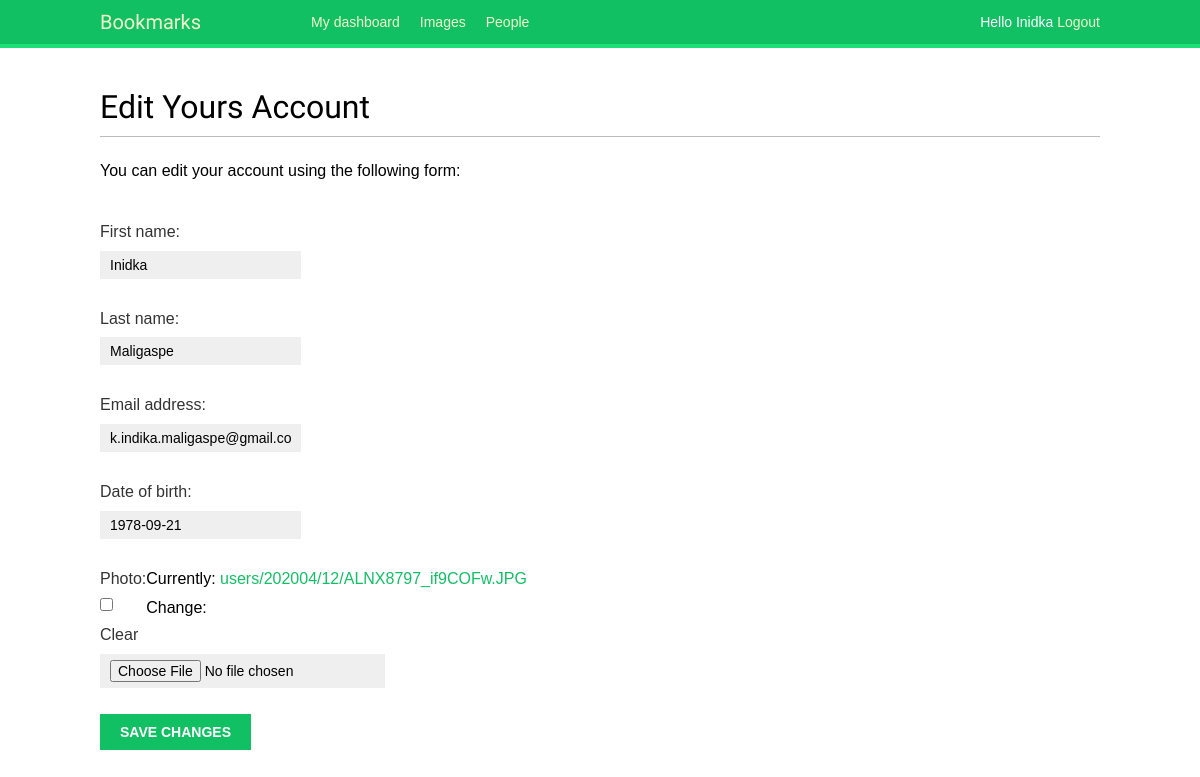
Before: /account/edit/ (signed in) with the older database file.
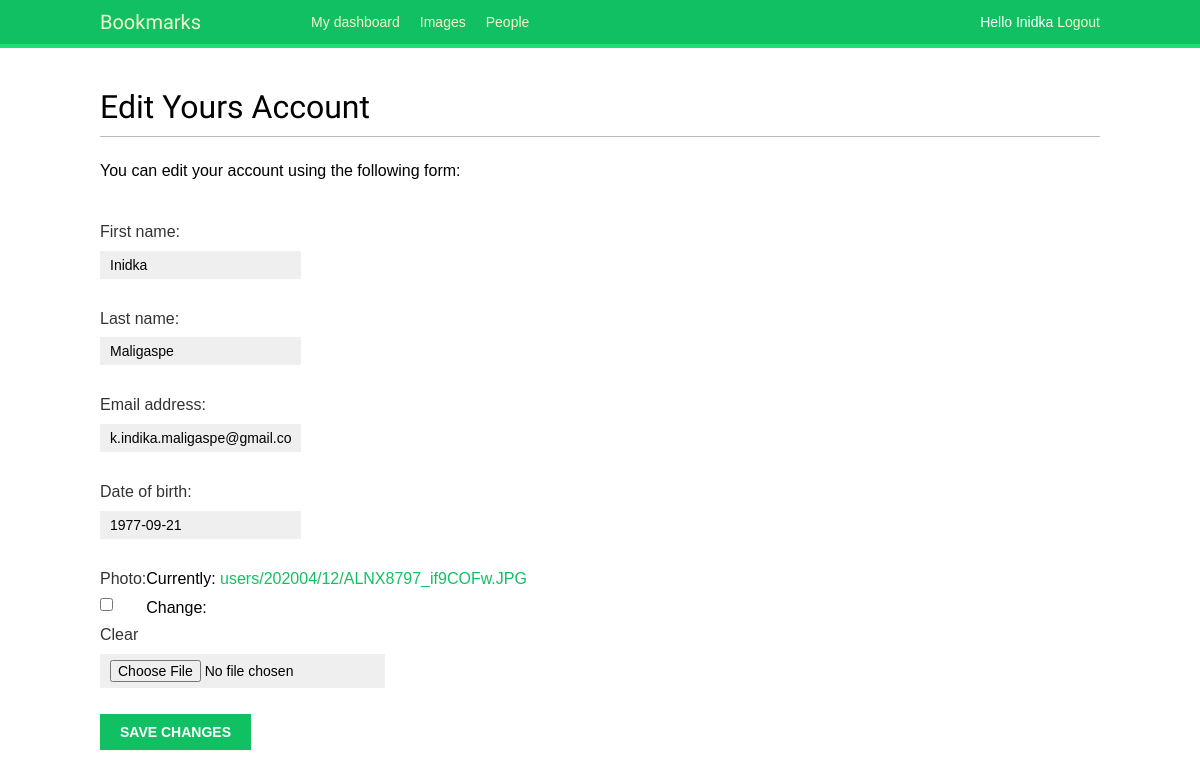
After: the same page with the newer database file.
### account/models.py (models this page shows, shortened)
class Profile(models.Model):
    user = models.OneToOneField(settings.AUTH_USER_MODEL, on_delete=models.CASCADE)
    date_of_birth = models.DateField(blank=True, null = True)
    photo = models.ImageField(upload_to='users/%Y%m/%d/', blank=True)

### account/views.py (the view)
# urls.py: path('edit/',views.edit, name='edit'),
@login_required
def edit(request):
    if request.method == 'POST':
        user_form = UserEditForm(instance = request.user,
                                data = request.POST)
        profile_form = ProfileEditForm(instance = request.user.profile,
                                        data = request.POST,
                                        files =  request.FILES)
        if user_form.is_valid() and profile_form.is_valid():
            user_form.save()
            profile_form.save()
            messages.success(request, 'Profile updated successfully')
        else:
            messages.error(request, 'Error updating your profile')
    else:
        user_form = UserEditForm(instance = request.user)
        try:
            profile_form = ProfileEditForm(instance=request.user.profile)
        except:
            print ('error')
            profile_form = ProfileEditForm()
    return render (request,
                   'account/edit.html',
                   {'user_form': user_form,
                   'profile_form': profile_form})

### account/forms.py
class UserEditForm(forms.ModelForm):
    class Meta:
        model = User
        fields = ('first_name', 'last_name','email')

class ProfileEditForm(forms.ModelForm):
    class Meta:
        model = Profile
        fields = ('date_of_birth', 'photo')

### account/templates/account/edit.html (shortened to what this page needs)
{% extends "base.html" %}
{% block content %}
    <h1>Edit Yours Account </h1>
    <p>You can edit your account using the following form: </p>
    <form action="." method="post" enctype="multipart/form-data">
        {{ user_form.as_p }}
        {{ profile_form.as_p }}
        <p><input type="Submit" value="Save changes"></p>
    </form>
{% endblock %}

Changed rows visible on the page:
changed Profile: date_of_birth "1978-09-21" → "1977-09-21"
